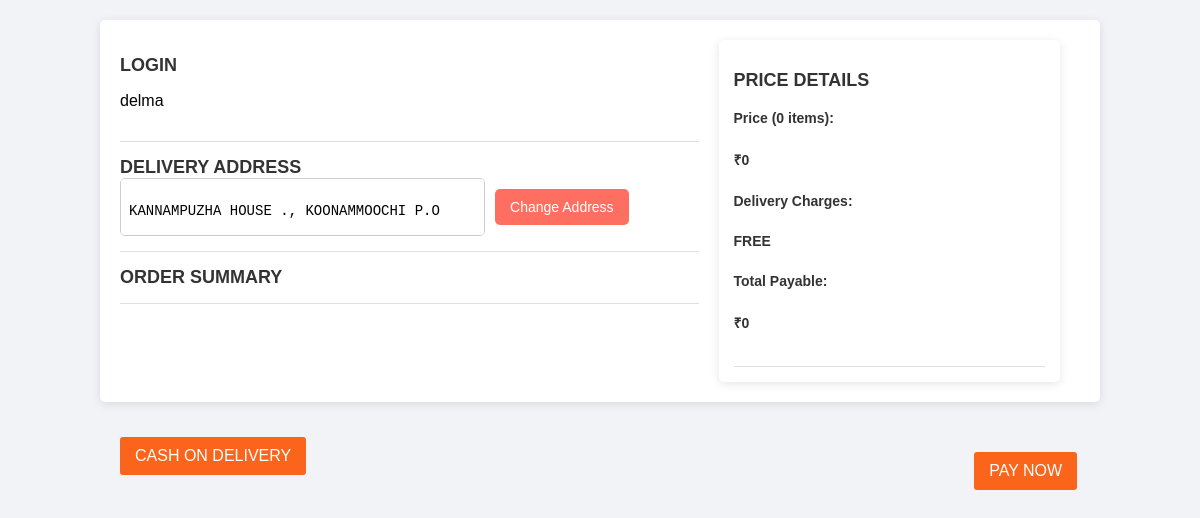
/order-summary/ (signed in), run on an earlier commit of the app's database.
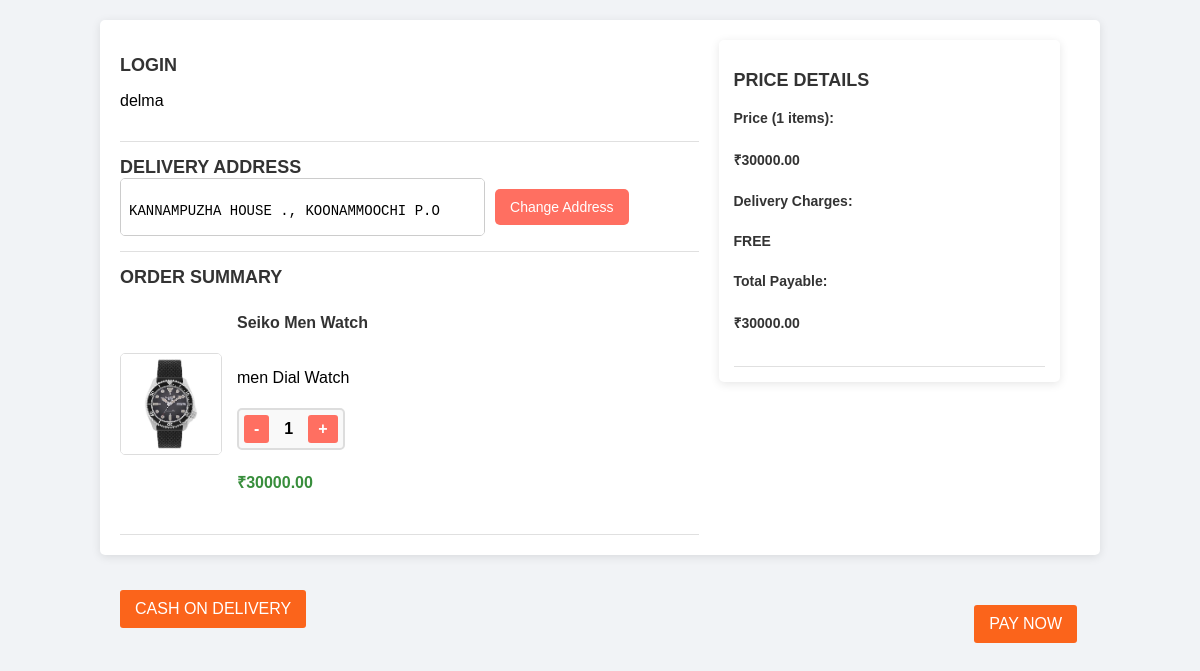
And on a later commit of the database.
### app/models.py (models this page shows, shortened)
class CartItem(models.Model):
    cart = models.ForeignKey(Cart, on_delete=models.CASCADE, related_name='items')
    watch = models.ForeignKey(Watch, on_delete=models.CASCADE)
    quantity = models.PositiveIntegerField(default=1)
    is_buy_now = models.BooleanField(default=False)

class WatchImage(models.Model):
    watch = models.ForeignKey(Watch, related_name='images', on_delete=models.CASCADE)
    image = models.ImageField(upload_to='watch_images/')

class Watch(models.Model):
    CATEGORY_CHOICES = [
        ('men', 'Men'),
        ('women', 'Women'),
        ('kids', 'Kids'),
    ]
    MODEL_CHOICES = [
        ('Aion', 'Aion'),
        ('Arc', 'Arc'),
        ('Asset', 'Asset'),
    ]
    PRICE_RANGE_CHOICES = [
        ('under-10000', 'Under ₹10,000'),
        ('10000-25000', '₹10,000 to ₹25,000'),
        ('25000-50000', '₹25,000 to ₹50,000'),
    ]
    CASE_SIZE_CHOICES = [
        ('small', 'Small'),
        ('medium', 'Medium'),
        ('large', 'Large'),
    ]
    DIAL_COLOR_CHOICES = [
        ('black', 'Black'),
        ('blue', 'Blue'),
        ('white', 'White'),
    ]
    STRAP_COLOR_CHOICES = [
        ('brown', 'Brown'),
        ('black', 'Black'),
        ('silver', 'Silver'),
    ]
    DIAL_SHAPE_CHOICES = [
        ('round', 'Round'),
        ('square', 'Square'),
        ('rectangular', 'Rectangular'),
    ]
    MOVEMENT_CHOICES = [
        ('quartz', 'Quartz'),
        ('automatic', 'Automatic'),
        ('mechanical', 'Mechanical'),
    ]
    WRIST_SIZE_CHOICES = [
    ('xs', 'Extra Small (5-6 inches)'),
    ('s', 'Small (6-6.5 inches)'),
    ('m', 'Medium (6.5-7 inches)'),
    ('l', 'Large (7-7.5 inches)'),
    ('xl', 'Extra Large (7.5+ inches)'),
    ]
    name = models.CharField(max_length=200)
    model = models.CharField(max_length=20, choices=MODEL_CHOICES)
    price = models.DecimalField(max_digits=10, decimal_places=2)
    price_range = models.CharField(max_length=20, choices=PRICE_RANGE_CHOICES, blank=True)
    case_size = models.CharField(max_length=20, choices=CASE_SIZE_CHOICES)
    dial_color = models.CharField(max_length=20, choices=DIAL_COLOR_CHOICES)
    strap_color = models.CharField(max_length=20, choices=STRAP_COLOR_CHOICES)
    dial_shape = models.CharField(max_length=20, choices=DIAL_SHAPE_CHOICES)
    movement = models.CharField(max_length=20, choices=MOVEMENT_CHOICES)
    image = models.ImageField(upload_to='watches/')
    category = models.CharField(max_length=10, choices=CATEGORY_CHOICES, default='men')
    created_at = models.DateTimeField(default=datetime.datetime.now, blank=True)
    quantity = models.PositiveIntegerField(default=10)
    wrist_size = models.CharField(max_length=20, choices=WRIST_SIZE_CHOICES, blank=True, null=True)
    case_diameter = models.PositiveIntegerField(help_text="Diameter in mm", blank=True, null=True)
    band_width = models.PositiveIntegerField(help_text="Width in mm", blank=True, null=True)
    band_length = models.PositiveIntegerField(help_text="Length in mm", blank=True, null=True)
    adjustable = models.BooleanField(default=True)

### app/views.py (the view)
# urls.py: path('order-summary/', views.order_summary, name='order_summary'),
def order_summary(request):
    try:
        cart = Cart.objects.get(user=request.user)  # Get cart for the logged-in user
        cart_items = CartItem.objects.filter(cart=cart)  # Get items in the cart
        total_price = sum(item.watch.price * item.quantity for item in cart_items)  # Calculate total price
    except Cart.DoesNotExist:
        cart_items = []
        total_price = 0
    context = {
        'cart_items': cart_items,
        'total_price': total_price,
    }
    return render(request, 'order_summary.html', context)

### templates/order_summary.html (shortened to what this page needs)
{% load static %}
<!DOCTYPE html>
<html lang="en">
<head>
</head>
<body>
    <div class="checkout-container">
        <div class="left-section">
            <div class="section">
                <h3>LOGIN </h3>
                <p>{{ request.user.username }}</p>
            </div>
<div class="section">
    <h3>DELIVERY ADDRESS</h3>
    <form method="post" action="{% url 'app:save_address' %}" id="address-form">
        <div class="address-container">
            <textarea id="address-field" name="address" rows="3" placeholder="Enter Delivery Address" required readonly>
                {% if user.address_set.first %}{{ user.address_set.first.address }}{% endif %}
            </textarea>
            <button type="button" id="edit-address-btn" onclick="toggleAddressEdit()">Change Address</button>
        </div>
    </form>
</div>
<div class="section order-summary">
    <h3>ORDER SUMMARY</h3>
    {% for item in cart_items %}
    <div class="order-item" data-item-id="{{ item.id }}">
        {% with first_image=item.watch.images.first %}
        <img src="{% if item.watch.image %}{{ item.watch.image.url }}{% elif first_image %}{{ first_image.image.url }}{% else %}{% static 'img/placeholder.jpg' %}{% endif %}"
             alt="{{ item.watch.name }}">
        {% endwith %}        <div class="order-details">
            <p class="product-name">{{ item.watch.name }}</p>
            <p>{{ item.watch.category }} {{ item.watch.dial_color }} {{ item.watch.dial_shape }} Dial {{ item.watch.movement }} Watch</p>
            <div class="quantity-controls">
                <div class="quantity-box">
                    <form action="{% url 'app:update_cart' item.id 'decrease' %}?next=app:order_summary" method="post" class="update-form">
                        <button type="submit" class="decrease-qty">-</button>
                    </form>
                    <span class="quantity">{{ item.quantity }}</span>
                    <form action="{% url 'app:update_cart' item.id 'increase' %}?next=app:order_summary" method="post" class="update-form">
                        <button type="submit" class="increase-qty">+</button>
                    </form>
                </div>
            </div>
            <p class="price">₹{{ item.watch.price }}</p>
        </div>
    </div>
    {% endfor %}
</div>
        </div>
        <div class="right-section">
            <div class="section price-details">
                <h3>PRICE DETAILS</h3>
                <div class="price-row">
                    <p><strong>Price ({{ cart_items|length }} items):<strong></p>
                    <p><strong>₹{{ total_price }}<strong></p>
                </div>
                <div class="price-row">
                    <p>Delivery Charges:</p>
                    <p class="free">FREE</p>
                </div>
                <div class="price-row total">
                    <p><strong>Total Payable:</strong></p>
                    <p><strong>₹{{ total_price }}</strong></p>
                </div>
            </div>
        </div>
    </div>
    <div class="checkout-footer">
        <form method="post" action="{% url 'app:process_cod_order' %}">
            <button type="submit" class="place-order-btn">CASH ON DELIVERY</button>
        </form>
<div class="checkout-footer">
    <form method="post" action="{% url 'app:order_payment' %}" id="payment-form">
        <button type="submit" class="continue-btn">PAY NOW</button>
    </form>
</div>
</body>
</html>

What changed in the data, as far as the page shows it:
added CartItem: watch.images.first.image (picture), watch.name "Seiko Men Watch", watch.category "men", quantity "1", watch.price "30000.00"
Also different on the page:
{{ cart_items|length }}: "0" → "1"
{{ total_price }}: "0" → "30000.00"
